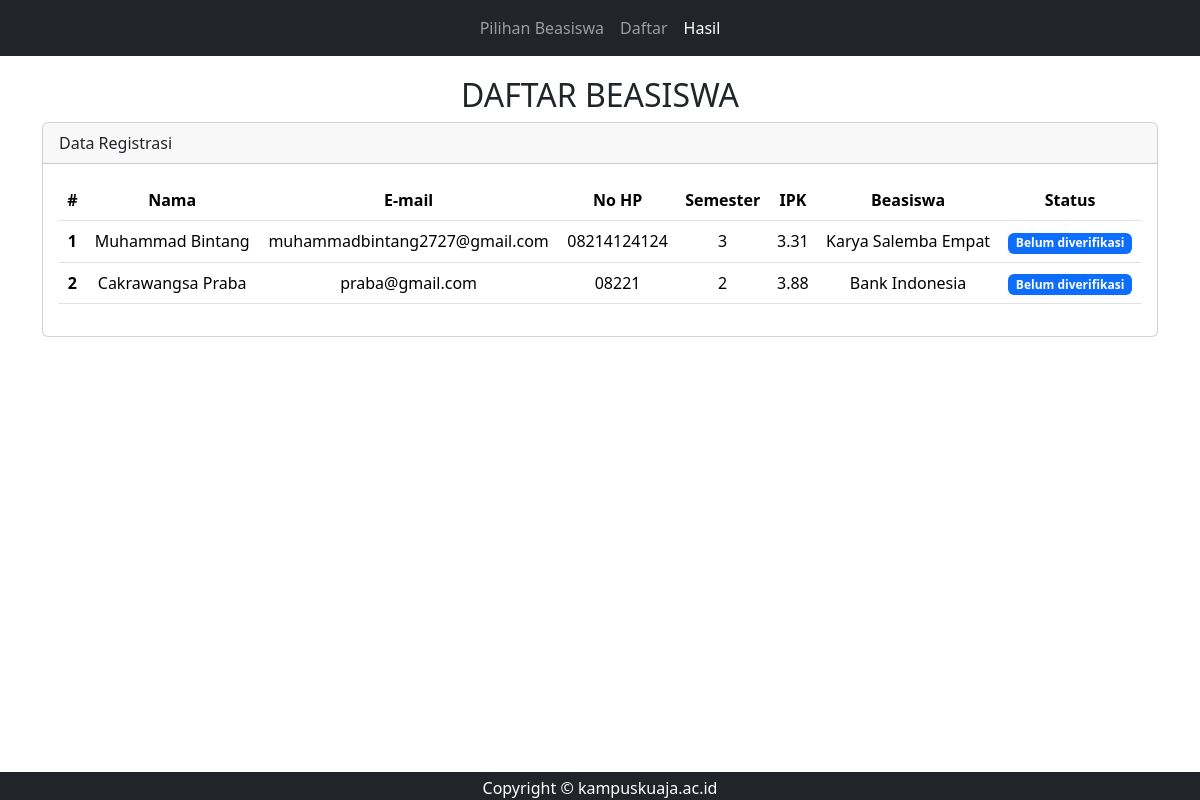
Screenshot of /hasil.php with the database file from the repository.
### tables this page shows
CREATE TABLE `tb_registrasi` (
  `id_registrasi` int(11) NOT NULL,
  `npm` varchar(255) NOT NULL,
  `id_beasiswa` int(11) NOT NULL,
  `nama_lengkap` varchar(255) NOT NULL,
  `no_hp` varchar(255) NOT NULL,
  `semester` int(11) NOT NULL,
  `ipk` float NOT NULL,
  `status_ajuan` varchar(255) NOT NULL,
  `created_at` timestamp NULL DEFAULT NULL,
  `updated_at` timestamp NULL DEFAULT NULL
);

CREATE TABLE `tb_mahasiswa` (
  `npm` varchar(255) NOT NULL,
  `email` varchar(255) NOT NULL,
  `created_at` timestamp NULL DEFAULT NULL,
  `updated_at` timestamp NULL DEFAULT NULL
);

CREATE TABLE `tb_beasiswa` (
  `id_beasiswa` int(11) NOT NULL,
  `nama` varchar(255) NOT NULL,
  `deskripsi` varchar(255) NOT NULL,
  `logo` varchar(255) NOT NULL,
  `created_at` timestamp NULL DEFAULT NULL,
  `updated_at` timestamp NULL DEFAULT NULL
);

### function/database.php (called while the page is built, shortened)
<?php
function GetDataRegistrasi($conn)
{
  $sql = "SELECT R.nama_lengkap , email, no_hp, semester, ipk,
                 B.nama AS beasiswa, status_ajuan
          FROM tb_registrasi R
          LEFT JOIN tb_mahasiswa M ON R.npm = M.npm
          LEFT JOIN tb_beasiswa B ON B.id_beasiswa = R.id_beasiswa";
  return mysqli_fetch_all($conn->query($sql), MYSQLI_ASSOC);
}

### hasil.php (the view, shortened to what this page needs)
<?php require 'layout/header.php'; ?>
<?php require 'layout/navbar.php'; ?>
<?php require 'config/database.php'; ?>
<?php require 'function/database.php'; ?>
<?php
$data_registrasi = GetDataRegistrasi($conn);
?>
<body>
  <div class="my-1"><br></div>
  <div class="container-md my-5">
    <div class="row justify-content-center">
      <div class="col-md-8 text-center">
        <h2>DAFTAR BEASISWA</h2>
      </div>
    </div>
    <div class="row justify-content-center">
      <div class="col-md-12">
        <div class="card">
          <div class="card-header">
            Data Registrasi
          </div>
          <div class="card-body">
            <div class="table-responsive">
              <table class="table text-center">
                <thead>
                  <tr>
                    <th scope="col">#</th>
                    <th scope="col">Nama</th>
                    <th scope="col">E-mail</th>
                    <th scope="col">No HP</th>
                    <th scope="col">Semester</th>
                    <th scope="col">IPK</th>
                    <th scope="col">Beasiswa</th>
                    <th scope="col">Status</th>
                  </tr>
                </thead>
                <tbody>
                  <?php $no_baris = 1; ?>
                  <?php foreach ($data_registrasi as $data) : ?>
                    <tr>
                      <th scope="row"><?= $no_baris++; ?></th>
                      <td><?= $data['nama_lengkap']; ?></td>
                      <td><?= $data['email']; ?></td>
                      <td><?= $data['no_hp']; ?></td>
                      <td><?= $data['semester']; ?></td>
                      <td><?= $data['ipk']; ?></td>
                      <td><?= $data['beasiswa']; ?></td>
                      <td>
                        <span class="badge text-bg-primary">
                          <?= $data['status_ajuan']; ?>
                        </span>
                      </td>
                    </tr>
                  <?php endforeach; ?>
                </tbody>
              </table>
            </div>
          </div>
        </div>
      </div>
    </div>
  </div>
  <div class="my-1"><br></div>
  <?php require 'layout/footer.php'; ?>

### layout/header.php (shortened to what this page needs)
<!DOCTYPE html>
<html lang="en">
<head>
  <link href="https://cdn.jsdelivr.net/npm/bootstrap@5.3.1/dist/css/bootstrap.min.css" rel="stylesheet">
</head>

### layout/navbar.php (shortened to what this page needs)
<?php
$page = substr($_SERVER["SCRIPT_NAME"],strrpos($_SERVER["SCRIPT_NAME"],"/")+1);
?>
<nav class="navbar navbar-expand-lg navbar-dark bg-dark fixed-top">
    <div class="container-fluid">
        <div class="collapse navbar-collapse justify-content-center" id="navbarNav">
            <ul class="navbar-nav">
                <li class="nav-item">
                    <a class="nav-link <?= $page == 'index.php' ? 'active' : '' ; ?>" href="./">Pilihan Beasiswa</a>
                </li>
                <li class="nav-item">
                    <a class="nav-link <?= $page == 'daftar.php' ? 'active' : '' ; ?>" href="./daftar.php">Daftar</a>
                </li>
                <li class="nav-item">
                    <a class="nav-link <?= $page == 'hasil.php' ? 'active' : '' ; ?>" href="./hasil.php">Hasil</a>
                </li>
            </ul>
        </div>
    </div>
</nav>

### layout/footer.php (shortened to what this page needs)
    <div id="contact" class="container-block bg-dark text-white mt-5 pt-1 text-center fixed-bottom">
      Copyright © kampuskuaja.ac.id
    </div>
  </body>
</html>

### rows the page displays
tb_registrasi: nama_lengkap "Muhammad Bintang", tb_mahasiswa.email "muhammadbintang2727@gmail.com", no_hp "08214124124", semester "3", ipk "3.31", id_beasiswa.nama "Karya Salemba Empat", status_ajuan "Belum diverifikasi"
tb_registrasi: nama_lengkap "Cakrawangsa Praba", tb_mahasiswa.email "praba@gmail.com", no_hp "08221", semester "2", ipk "3.88", id_beasiswa.nama "Bank Indonesia", status_ajuan "Belum diverifikasi"
